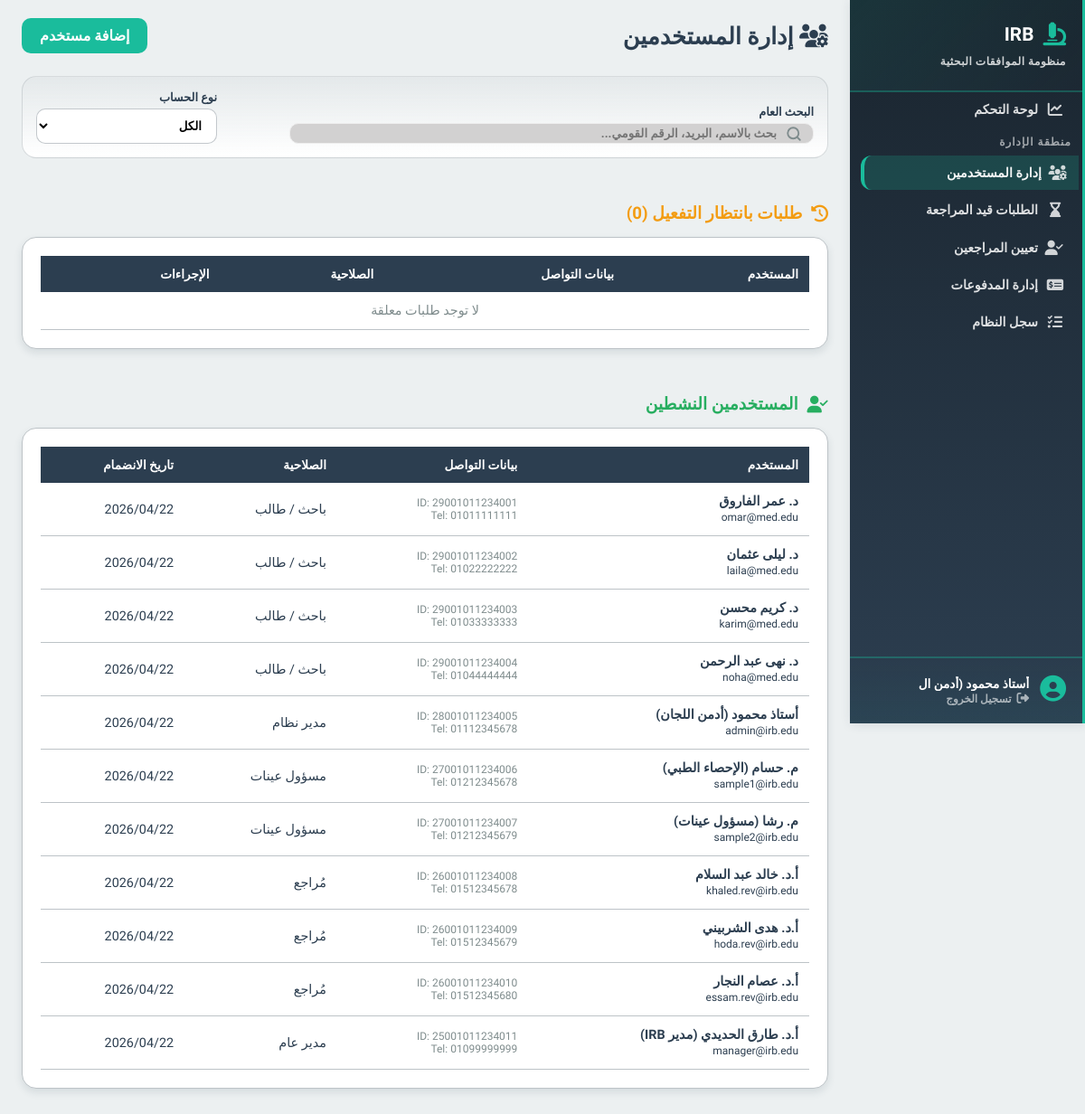
The page /features/admin/manage_users.php (signed in) on the database as committed earlier.
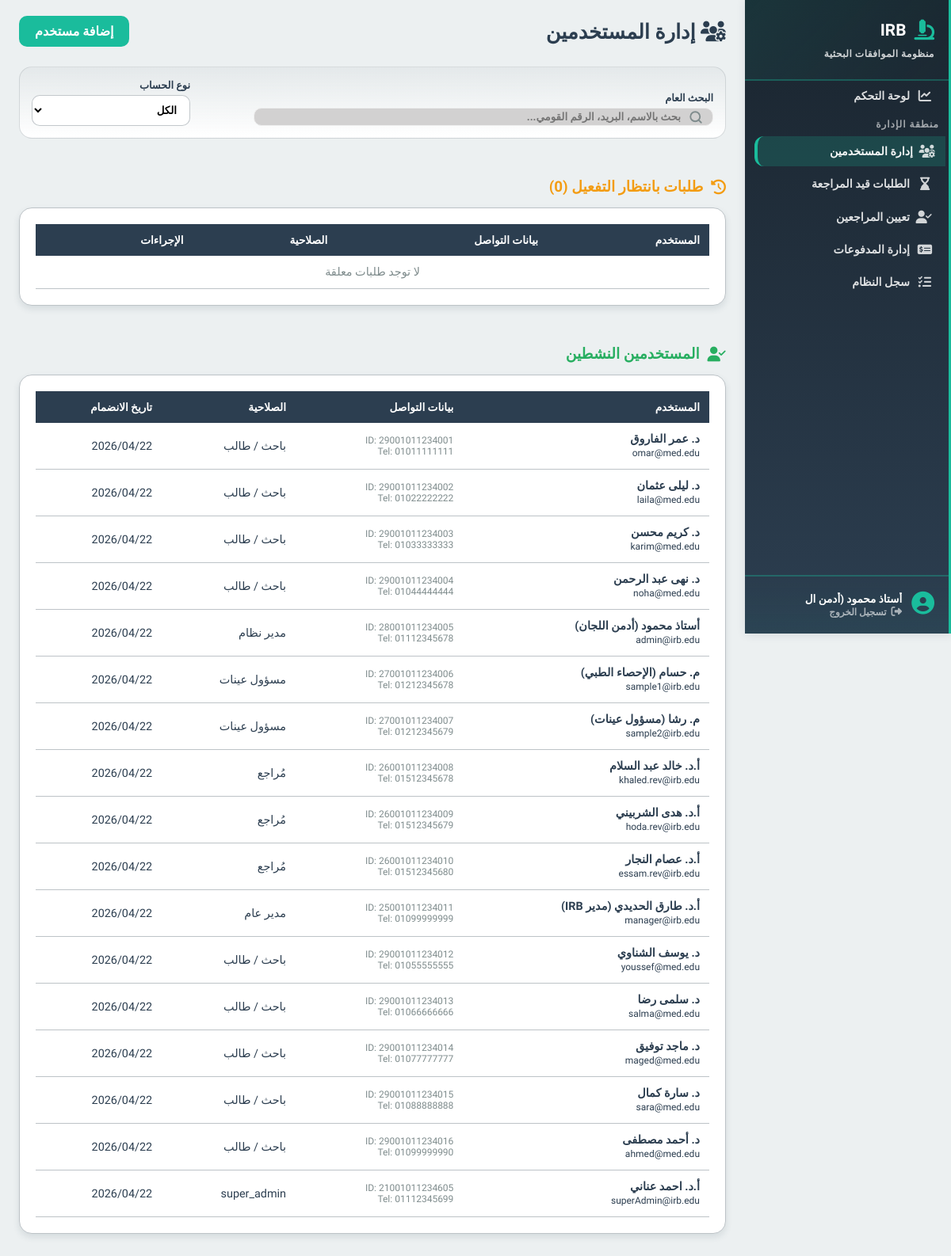
The same page on the database as committed later.
### tables this page shows
CREATE TABLE users (
    id INT AUTO_INCREMENT PRIMARY KEY,
    role ENUM('student','admin','sample_officer','reviewer','manager','super_admin') NOT NULL,
    full_name VARCHAR(255),
    email VARCHAR(255) UNIQUE,
    password_hash VARCHAR(255),
    national_id VARCHAR(20),
    phone_number VARCHAR(20),
    faculty VARCHAR(150),
    department VARCHAR(150),
    id_front_url VARCHAR(255),
    id_back_url VARCHAR(255),
    is_active BOOLEAN DEFAULT FALSE,
    created_at TIMESTAMP DEFAULT CURRENT_TIMESTAMP
);

### classes/Database.php (called while the page is built, shortened)
<?php
class Database
{
    public $conn;
    public function __construct()
    {
        $env = require __DIR__ . '/../includes/env.php';
        $this->host = $env['DB_HOST'];
        $this->user = $env['DB_USER'];
        $this->pass = $env['DB_PASS'];
        $this->db = $env['DB_NAME'];
        $this->port = $env['DB_PORT'];
        $this->conn = new mysqli($this->host, $this->user, $this->pass, $this->db, $this->port);
        $this->conn->set_charset("utf8mb4");
    }
    public function getconn() {
        return $this->conn;
    }
}
?>

### features/admin/manage_users.php (the view, shortened to what this page needs)
<?php
$db = new Database();
$sql = "SELECT id, full_name, email, role, is_active, national_id, phone_number, created_at FROM users ORDER BY created_at DESC";
$allUsers = $db->getconn()->query($sql)->fetch_all(MYSQLI_ASSOC);
$pendingUsers = [];
$activeUsers = [];
$roleTranslations = [
    'admin'          => 'مدير نظام',
    'manager'        => 'مدير عام',
    'reviewer'       => 'مُراجع',
    'sample_officer' => 'مسؤول عينات',
    'student'        => 'باحث / طالب'
];
foreach ($allUsers as $u) {
    if ((int)$u['is_active'] === 0) {
        $pendingUsers[] = $u;
    } else {
        $activeUsers[] = $u;
    }
}
?>
<!DOCTYPE html>
<html lang="ar" dir="rtl">
<head>
    <link rel="stylesheet" href="https://cdnjs.cloudflare.com/ajax/libs/font-awesome/6.4.0/css/all.min.css">
    <link rel="stylesheet" href="/irb-digital-system/includes/style.css">
    <link rel="stylesheet" href="/irb-digital-system/assets/css/global.css">
</head>
<body>
    <?php include __DIR__ . '/../../includes/sidebar.php'; ?>
    <div class="content">
        <div class="page-header">
            <h2 class="page-title"><i class="fa-solid fa-users-gear"></i> إدارة المستخدمين</h2>
            <a href="add_user.php" class="btn-add-user" style="background:var(--accent-base); color:white; padding:10px 20px; border-radius:10px; text-decoration:none; font-weight:800;">إضافة مستخدم</a>
        </div>
        <div class="toolbar-card">
            <div class="search-wrapper">
                <label style="display:block; font-weight:800; font-size:0.8rem; margin-bottom:5px;">البحث العام</label>
                <input type="text" id="mainSearch" class="search-input" placeholder="بحث بالاسم، البريد، الرقم القومي...">
            </div>
            <div style="width: 200px;">
                <label style="display:block; font-weight:800; font-size:0.8rem; margin-bottom:5px;">نوع الحساب</label>
                <select id="roleFilter" class="search-input" style="background-image:none; padding-right:12px;">
                    <option value="all">الكل</option>
                </select>
            </div>
        </div>
        <h3 class="section-title" style="color: #f39c12;"><i class="fa-solid fa-clock-rotate-left"></i> طلبات بانتظار التفعيل (<?= count($pendingUsers) ?>)</h3>
        <div class="data-card">
            <table class="data-table">
                <thead>
                    <tr>
                        <th>المستخدم</th>
                        <th>بيانات التواصل</th>
                        <th>الصلاحية</th>
                        <th>الإجراءات</th>
                    </tr>
                </thead>
                <tbody>
                    <?php if(empty($pendingUsers)): ?>
                        <tr><td colspan="4" style="text-align:center; color:var(--text-muted);">لا توجد طلبات معلقة</td></tr>
                    <?php endif; ?>
                </tbody>
            </table>
        </div>
        <h3 class="section-title" style="color: #27ae60;"><i class="fa-solid fa-user-check"></i> المستخدمين النشطين</h3>
        <div class="data-card">
            <table class="data-table">
                <thead>
                    <tr>
                        <th>المستخدم</th>
                        <th>بيانات التواصل</th>
                        <th>الصلاحية</th>
                        <th>تاريخ الانضمام</th>
                    </tr>
                </thead>
                <tbody id="activeUsersTable">
                    <?php foreach ($activeUsers as $u): ?>
                    <tr data-search="<?= strtolower($u['full_name'] . ' ' . $u['email']) ?>" data-role="<?= $u['role'] ?>">
                        <td><strong><?= htmlspecialchars($u['full_name']) ?></strong><br><small><?= htmlspecialchars($u['email']) ?></small></td>
                        <td class="contact-info">
                            <small>ID: <?= $u['national_id'] ?></small>
                            <small>Tel: <?= $u['phone_number'] ?></small>
                        </td>
                        <td><span class="phase-badge"><?= $roleTranslations[$u['role']] ?? $u['role'] ?></span></td>
                        <td><?= date('Y/m/d', strtotime($u['created_at'])) ?></td>
                    </tr>
                    <?php endforeach; ?>
                </tbody>
            </table>
        </div>
    </div>
</body>
</html>

### includes/sidebar.php (shortened to what this page needs)
<?php
$currentSidebarPath = parse_url($_SERVER['REQUEST_URI'] ?? '', PHP_URL_PATH) ?? '';
function irb_sidebar_is_active($paths)
{
    global $currentSidebarPath;
    foreach ((array) $paths as $path) {
        if ($currentSidebarPath === $path) {
            return true;
        }
    }
    return false;
}
?>
<aside class="sidebar">
    <div class="sidebar-header">
        <div class="sidebar-logo">
            <i class="fa-solid fa-microscope"></i>
            <span>IRB</span>
        </div>
        <p class="sidebar-subtitle">منظومة الموافقات البحثية</p>
    </div>
    <ul class="sidebar-menu">
        <li class="menu-item">
            <?php if(isset($_SESSION['role']) && $_SESSION['role'] === 'student'): ?>
                <a href="/irb-digital-system/features/student/dashboard.php" class="menu-link<?= irb_sidebar_is_active(['/irb-digital-system/features/student/dashboard.php']) ? ' is-active' : '' ?>">
            <?php elseif(isset($_SESSION['role']) && $_SESSION['role'] === 'sample_officer'):?>
                <a href="/irb-digital-system/features/sample_officer/dashboard.php" class="menu-link<?= irb_sidebar_is_active(['/irb-digital-system/features/sample_officer/dashboard.php']) ? ' is-active' : '' ?>">
            <?php elseif(isset($_SESSION['role']) && $_SESSION['role'] === 'admin'):?>
                <a href="/irb-digital-system/features/admin/dashboard.php" class="menu-link<?= irb_sidebar_is_active(['/irb-digital-system/features/admin/dashboard.php']) ? ' is-active' : '' ?>">
            <?php elseif(isset($_SESSION['role']) && $_SESSION['role'] === 'manager'):?>
                <a href="/irb-digital-system/features/manager/dashboard.php" class="menu-link<?= irb_sidebar_is_active(['/irb-digital-system/features/manager/dashboard.php']) ? ' is-active' : '' ?>">
            <?php elseif(isset($_SESSION['role']) && $_SESSION['role'] === 'reviewer'):?>
                <a href="/irb-digital-system/features/reviewer/dashboard.php" class="menu-link<?= irb_sidebar_is_active(['/irb-digital-system/features/reviewer/dashboard.php']) ? ' is-active' : '' ?>">
            <?php elseif(isset($_SESSION['role']) && $_SESSION['role'] === 'super_admin'):?>
                <a href="/irb-digital-system/features/admin/dashboard.php" class="menu-link<?= irb_sidebar_is_active(['/irb-digital-system/features/admin/dashboard.php']) ? ' is-active' : '' ?>">
            <?php endif; ?>
            <i class="fa-solid fa-chart-line"></i>
                <span>لوحة التحكم</span>
            </a>
        </li>
        <?php if(isset($_SESSION['role']) && $_SESSION['role'] === 'admin'): ?>
            <li class="menu-category">
                <span class="category-label">منطقة الإدارة</span>
            </li>
            <li class="menu-item">
                <a href="/irb-digital-system/features/admin/manage_users.php" class="menu-link<?= irb_sidebar_is_active(['/irb-digital-system/features/admin/manage_users.php', '/irb-digital-system/features/admin/add_user.php']) ? ' is-active' : '' ?>">
                    <i class="fa-solid fa-users-gear"></i>
                    <span>إدارة المستخدمين</span>
                </a>
            </li>
            <li class="menu-item">
                <a href="/irb-digital-system/features/admin/pending_applications.php" class="menu-link<?= irb_sidebar_is_active(['/irb-digital-system/features/admin/pending_applications.php']) ? ' is-active' : '' ?>">
                    <i class="fa-solid fa-hourglass-end"></i>
                    <span>الطلبات قيد المراجعة</span>
                </a>
            </li>
            <li class="menu-item">
                <a href="/irb-digital-system/features/reviewer/assign_reviewers.php" class="menu-link<?= irb_sidebar_is_active(['/irb-digital-system/features/reviewer/assign_reviewers.php', '/irb-digital-system/features/reviewer/assign_form.php', '/irb-digital-system/features/reviewer/submit_assignment.php']) ? ' is-active' : '' ?>">
                    <i class="fa-solid fa-user-check"></i>
                    <span>تعيين المراجعين</span>
                </a>
            </li>
            <li class="menu-item">
                <a href="/irb-digital-system/features/admin/payments.php" class="menu-link<?= irb_sidebar_is_active(['/irb-digital-system/features/admin/payments.php']) ? ' is-active' : '' ?>">
                    <i class="fa-solid fa-money-check-dollar"></i>
                    <span>إدارة المدفوعات</span>
                </a>
            </li>
            <li class="menu-item">
                <a href="/irb-digital-system/features/admin/system_logs.php" class="menu-link<?= irb_sidebar_is_active(['/irb-digital-system/features/admin/system_logs.php']) ? ' is-active' : '' ?>">
                    <i class="fa-solid fa-list-check"></i>
                    <span>سجل النظام</span>
                </a>
            </li>
        <?php endif; ?>
    </ul>
    <div class="sidebar-footer">
        <div class="user-info">
            <i class="fa-solid fa-user-circle"></i>
            <div class="user-details">
                <?php if(isset($_SESSION['role']) && $_SESSION['role'] !== 'admin'): ?>
                    <a href="/irb-digital-system/includes/profile.php" class="user-name" style="text-decoration: none;" title="الملف الشخصي"><?= isset($_SESSION['full_name']) ? htmlspecialchars(mb_substr($_SESSION['full_name'], 0, 20, 'UTF-8')) : 'المستخدم' ?></a>
                <?php else:?>
                    <span class="user-name"><?= isset($_SESSION['full_name']) ? htmlspecialchars(mb_substr($_SESSION['full_name'], 0, 20, 'UTF-8'))  : 'المستخدم' ?></span>
                <?php endif; ?>
                <a href="javascript:void(0)" class="logout-link" id="logoutTrigger">
                    <i class="fa-solid fa-right-from-bracket"></i>
                    <span>تسجيل الخروج</span>
                </a>
            </div>
        </div>
    </div>
</aside>

### includes/style.css (style rules this page uses)
:root { --primary: var(--primary-base); --surface: var(--bg-surface); --background: var(--bg-page); --text-dark: var(--text-main); --text-light: var(--text-muted); --border: var(--border-light); }
* { box-sizing: border-box; }
body { margin: 0; font-family: 'Cairo', sans-serif; background-color: var(--background); color: var(--text-dark); }
.sidebar { width: 260px; background: var(--bg-surface); border-right: 3px solid var(--primary-base); box-shadow: 2px 0 8px rgba(44, 62, 80, 0.08); overflow-y: auto; }
.sidebar-menu { list-style: none; padding: 0; margin: 0; }
.sidebar-menu li { margin-bottom: 8px; padding: 0 12px; }
.sidebar-menu li a { display: flex; align-items: center; gap: 15px; padding: 14px 18px; color: var(--text-muted); text-decoration: none; font-weight: 600; font-size: 1.05rem; transition: all var(--transition-smooth); border-left: 4px solid transparent; border-radius: var(--radius-md) 0 0 var(--radius-md); }
.sidebar-menu li a i { font-size: 1.3rem; width: 28px; text-align: center; color: var(--text-muted); transition: all var(--transition-smooth); }
.search-wrapper { position: relative; }
.search-wrapper input { width: 90%; padding: 3px 40px 3px 15px; border-radius: 10px; border: 1px solid #eee; background-color: #d2d1d1; font-family: 'Cairo', sans-serif; }

### assets/css/global.css (style rules this page uses)
:root { --primary-light: #ecf5f7; --primary-base: #2c3e50; --primary-dark: #1a252f; --accent-light: #d5f4f1; --accent-base: #1abc9c; --accent-dark: #16a085; --success-light: #d5f4e6; --success-base: #27ae60; --warning-light: #fdebd0; --warning-base: #f39c12; --alert-light: #fadbd8; --alert-base: #e74c3c; --bg-page: #ecf0f1; --bg-surface: #ffffff; --text-main: #2c3e50; --text-muted: #7f8c8d; --border-light: #bdc3c7; --border-dark: #95a5a6; --status-approved-bg: #d5f4e6; --status-approved-text: #27ae60; --status-pending-bg: #fdebd0; --status-pending-text: #d68910; --status-rejected-bg: #fadbd8; --status-rejected-text: #c0392b; --radius-sm: 8px; --radius-md: 12px; --radius-lg: 16px; --shadow-sm: 0 2px 4px rgba(44, 62, 80, 0.1); --shadow-md: 0 4px 8px rgba(44, 62, 80, 0.12); --shadow-lg: 0 8px 16px rgba(44, 62, 80, 0.15); --transition-smooth: 0.3s ease; --shadow-lg: 0 10px 15px -3px rgba(15, 23, 42, 0.08), 0 4px 6px -4px rgba(15, 23, 42, 0.04); --shadow-glow: 0 0 15px rgba(6, 182, 212, 0.3); }

### features/admin/manage_users.php (style rules this page uses)
body { background:var(--bg-page); }
.content { margin-right:260px; padding:20px 24px; display:flex; flex-direction:column; align-items:center; }
.content > * { width:100%; max-width:1120px; }
.page-header { display: flex; justify-content: space-between; align-items: center; margin-bottom: 25px; }
.page-title { color:var(--primary-base); font-weight:800; font-size:1.6rem; margin:0; }
.toolbar-card { background: linear-gradient(180deg,rgba(44,62,80,0.04) 0%,#fff 100%); border: 1px solid rgba(189,195,199,0.6); border-radius: var(--radius-lg); padding: 15px; margin-bottom: 20px; display: flex; gap: 15px; align-items: flex-end; }
.search-wrapper { position: relative; flex: 1; }
.search-input { width:100%; border:1.5px solid rgba(189,195,199,0.9); border-radius:10px; padding:10px 40px 10px 12px; font-family:inherit; font-weight:600; }
.section-title { font-weight: 800; color: var(--primary-base); margin: 30px 0 15px; display: flex; align-items: center; gap: 10px; }
.data-card { background:var(--bg-surface); border-radius:var(--radius-lg); box-shadow:var(--shadow-md); border:1px solid var(--border-light); padding: 20px; margin-bottom: 20px; }
.data-table { width:100%; border-collapse:collapse; text-align:right; }
.data-table th { padding:12px; background:var(--primary-base); color:white; font-weight:700; font-size:0.85rem; }
.data-table td { padding:12px; border-bottom:1px solid var(--border-light); font-size: 0.9rem; }
.contact-info small { display: block; color: var(--text-muted); font-size: 0.75rem; }

Rows that differ between the two databases and show on the page:
added users: full_name "د. يوسف الشناوي", email "youssef@med.edu", national "29001011234012", phone_number "01055555555", role "باحث / طالب", created_at "2026/04/22"
added users: full_name "د. سلمى رضا", email "salma@med.edu", national "29001011234013", phone_number "01066666666", role "باحث / طالب", created_at "2026/04/22"
added users: full_name "د. ماجد توفيق", email "maged@med.edu", national "29001011234014", phone_number "01077777777", role "باحث / طالب", created_at "2026/04/22"
added users: full_name "د. سارة كمال", email "sara@med.edu", national "29001011234015", phone_number "01088888888", role "باحث / طالب", created_at "2026/04/22"
added users: full_name "د. أحمد مصطفى", email "ahmed@med.edu", national "29001011234016", phone_number "01099999990", role "باحث / طالب", created_at "2026/04/22"
added users: full_name "أ.د. احمد عناني", email "superAdmin@irb.edu", national "21001011234605", phone_number "01112345699", role "super_admin", created_at "2026/04/22"
